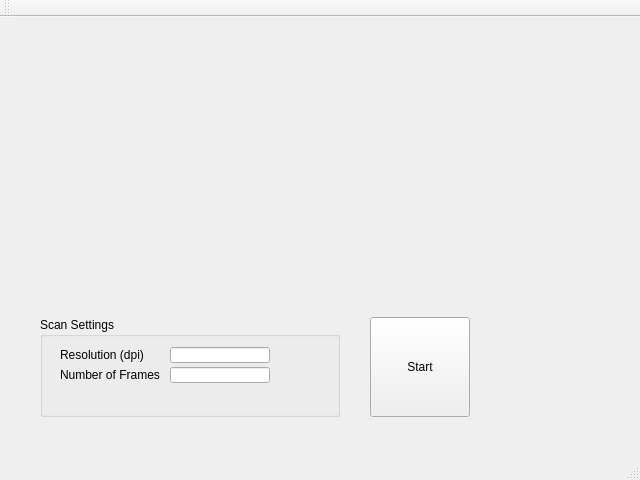
<?xml version="1.0" encoding="UTF-8"?>
<ui version="4.0">
 <class>MainWindow</class>
 <widget class="QMainWindow" name="MainWindow">
  <property name="geometry">
   <rect>
    <x>0</x>
    <y>0</y>
    <width>640</width>
    <height>480</height>
   </rect>
  </property>
  <property name="sizePolicy">
   <sizepolicy hsizetype="Minimum" vsizetype="Minimum">
    <horstretch>0</horstretch>
    <verstretch>0</verstretch>
   </sizepolicy>
  </property>
  <property name="minimumSize">
   <size>
    <width>640</width>
    <height>480</height>
   </size>
  </property>
  <property name="maximumSize">
   <size>
    <width>1024</width>
    <height>1024</height>
   </size>
  </property>
  <property name="windowTitle">
   <string>MainWindow</string>
  </property>
  <widget class="QWidget" name="centralWidget">
   <widget class="QPushButton" name="pushButtonStart">
    <property name="enabled">
     <bool>true</bool>
    </property>
    <property name="geometry">
     <rect>
      <x>370</x>
      <y>300</y>
      <width>100</width>
      <height>100</height>
     </rect>
    </property>
    <property name="text">
     <string>Start</string>
    </property>
   </widget>
   <widget class="QGroupBox" name="groupBox">
    <property name="geometry">
     <rect>
      <x>40</x>
      <y>300</y>
      <width>300</width>
      <height>100</height>
     </rect>
    </property>
    <property name="title">
     <string>Scan Settings</string>
    </property>
    <widget class="QLabel" name="label">
     <property name="geometry">
      <rect>
       <x>20</x>
       <y>30</y>
       <width>100</width>
       <height>16</height>
      </rect>
     </property>
     <property name="text">
      <string>Resolution (dpi)</string>
     </property>
    </widget>
    <widget class="QLabel" name="label_2">
     <property name="geometry">
      <rect>
       <x>20</x>
       <y>50</y>
       <width>100</width>
       <height>16</height>
      </rect>
     </property>
     <property name="text">
      <string>Number of Frames</string>
     </property>
    </widget>
    <widget class="QLineEdit" name="lineEditReso">
     <property name="geometry">
      <rect>
       <x>130</x>
       <y>30</y>
       <width>100</width>
       <height>16</height>
      </rect>
     </property>
    </widget>
    <widget class="QLineEdit" name="lineEditFrames">
     <property name="geometry">
      <rect>
       <x>130</x>
       <y>50</y>
       <width>100</width>
       <height>16</height>
      </rect>
     </property>
    </widget>
   </widget>
   <widget class="QLabel" name="labelOutput">
    <property name="geometry">
     <rect>
      <x>60</x>
      <y>30</y>
      <width>511</width>
      <height>41</height>
     </rect>
    </property>
    <property name="text">
     <string/>
    </property>
   </widget>
   <widget class="QLabel" name="labelPicture">
    <property name="geometry">
     <rect>
      <x>40</x>
      <y>120</y>
      <width>120</width>
      <height>160</height>
     </rect>
    </property>
    <property name="text">
     <string/>
    </property>
    <property name="pixmap">
     <pixmap>background.png</pixmap>
    </property>
   </widget>
  </widget>
  <widget class="QMenuBar" name="menuBar">
   <property name="geometry">
    <rect>
     <x>0</x>
     <y>0</y>
     <width>640</width>
     <height>21</height>
    </rect>
   </property>
  </widget>
  <widget class="QToolBar" name="mainToolBar">
   <attribute name="toolBarArea">
    <enum>TopToolBarArea</enum>
   </attribute>
   <attribute name="toolBarBreak">
    <bool>false</bool>
   </attribute>
  </widget>
  <widget class="QStatusBar" name="statusBar"/>
 </widget>
 <layoutdefault spacing="6" margin="11"/>
 <resources/>
 <connections/>
</ui>
